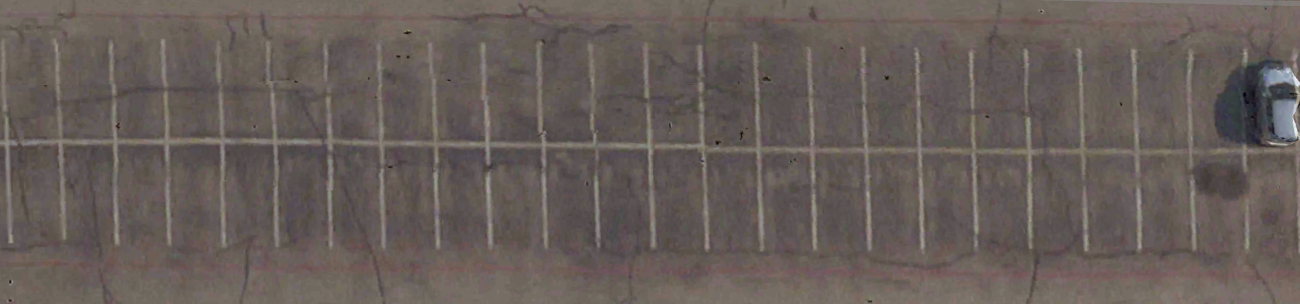
#> input picture input/pickl5test1.png, 2600 x 607 px, found by its file name (shown at 1/2 size)
$ python big_lot.py   (older library calls are emulated)
#> lines starting #> are read from the running program, lines starting #| are printed output that depends on the picture; after the words box and inside, x2 and y2 are one past the last pixel; in counts of white or black regions, pixels touching at a corner belong together
### util.py
import joblib
from skimage.transform import resize
import numpy as np
import cv2

EMPTY=True
NOT_EMPTY = False

MODEL = joblib.load('C:\\Users\\dasak\\HackAi\\ParkingLotAvailability\\parkifymodel\\models\\parking_model5.pkl')
#> (reads models/parking_model5.pkl from the repository)

def is_car_there(spot_bgr):
    flat_data =[]
    try:
        img_resized = resize(spot_bgr,(20,20,3))

        # [5 lines of commented-out code are left out]
        flat_data.append(img_resized.flatten())

        flat_data = np.array(flat_data)
        # print(flat_data)
        y_pred = MODEL.predict(flat_data)

        # print(y_pred)
        # print(y_pred)
        if y_pred == 0:
            return EMPTY
        else:
            return NOT_EMPTY

    except Exception as e:
        print("Error occurred during resizing:", e)
        return NOT_EMPTY


def get_parking_spots(connected_components):
    (totalLabels, label_ids, values, centroid) = connected_components

    slots = []
    coef = 1
    for i in range(1, totalLabels):

        # Now extract the coordinate points
        x1 = int(values[i, cv2.CC_STAT_LEFT] * coef)
        y1 = int(values[i, cv2.CC_STAT_TOP] * coef)
        w = int(values[i, cv2.CC_STAT_WIDTH] * coef)
        h = int(values[i, cv2.CC_STAT_HEIGHT] * coef)

        slots.append([x1, y1, w, h])

    return slots

### big_lot.py
import cv2
from skimage import io, color
import sklearn
import pandas
import skimage
import matplotlib
from skimage.transform import resize
import matplotlib.pyplot as plt
import datetime
# <<<<<<< HEAD
import os
# =======
# >>>>>>> 46b3695e7069d38a52c53f3678cb3b6ad4bbb9fa

from util import  get_parking_spots, is_car_there


mask = 'C:\\Users\\dasak\\HackAi\\ParkingLotAvailability\\parkifymodel\\MASKOFPKLOTACROSSDREESE3.png'

parking_image_test = 'C:\\Users\\dasak\\HackAi\\ParkingLotAvailability\\parkifymodel\\pickl5test1.png'
parking_image_test1 = cv2.imread(parking_image_test)
#> parking_image_test1 is the input picture: shape (607, 2600, 3); mean B, G, R 89, 93.2, 102.7

parking_image_test2 = resize(parking_image_test1,(1908,449))

# import cv2

# Load the image in color
mask2 = cv2.imread(mask)
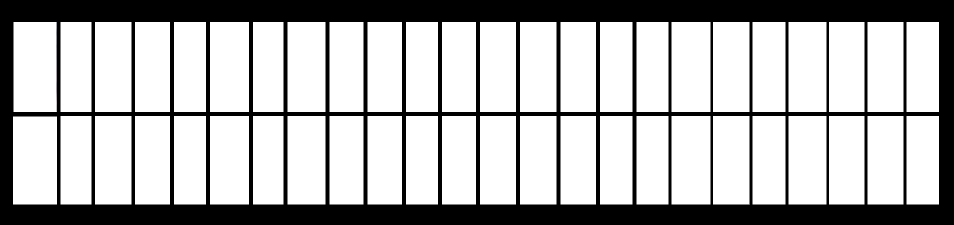
#> input picture mask_folder/MASKOFPKLOTACROSSDREESE3.png, 1908 x 449 px, found by its file name (shown at 1/2 size)
#> mask2 is the input picture: shape (449, 1908, 3); mean B, G, R 179.2, 179.1, 179.1

# Convert the image to grayscalex
mask2_gray = cv2.cvtColor(mask2, cv2.COLOR_BGR2GRAY)

# Threshold to create binary image
_, binary_mask = cv2.threshold(mask2_gray, 127, 255, cv2.THRESH_BINARY)
#> binary_mask: shape (449, 1908); 70.3% white; 1 black region, box (x1, y1, x2, y2) and area: (0, 0, 1908, 449) 254860

# Perform connected components analysis
num_labels, labels, stats, centroids = cv2.connectedComponentsWithStats(binary_mask, 4, cv2.CV_32S)
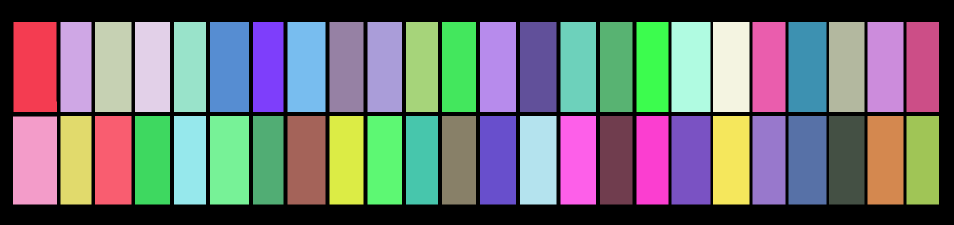
#> labels: shape (449, 1908) int32 (shown at 1/2 size); 49 distinct labels, from 0 to 48; one colour per label, 0 black
#> num_labels = 49; stats = 49 rows, first 6: [0, 0, 1908, 449, 254860], [27, 44, 87, 180, 15501], [121, 44, 62, 180, 11160], [190, 44, 73, 180, 13140], [270, 44, 70, 180, 12600], [348, 44, 64, 180, 11520]; centroids = 49 pairs, first value 69.5 to 1845, second value 133.5 to 320.5


# mask2 = io.imread(mask,0)

# if mask2.shape[2] == 4:  # Check if the image has an alpha channel
#     mask2 = mask2[:, :, :3]  # Remove the alpha channel


# mask2_gray = color.rgb2gray(mask2)


# ''' now we will use something called connected components,
# connected components. It is a mathematical component that says
# that if a pixel and another neighboring pixel have the same value
# then they are connected. Here we will use this concept to outline
# parking lot spaces'''

# # mask2 = cv2.imread('mask2.png', cv2.IMREAD_GRAYSCALE)

# # Threshold to create binary image
# _, binary_mask = cv2.threshold(mask2, 127, 255, cv2.THRESH_BINARY)

# # Perform connected components analysis
# num_labels, labels, stats, centroids = cv2.connectedComponentsWithStats(binary_mask, 4, cv2.CV_32S)


# cc = cv2.connectedComponentsWithStats(mask2, 4, cv2.CV_32S)
cc = (num_labels, labels, stats, centroids)

parking_spaces = get_parking_spots(cc)
#> in get_parking_spots, `(totalLabels, label_ids, values, centroid) = connected_components`: totalLabels = 49; values has the same summary as stats outside get_parking_spots; centroid has the same summary as centroids outside get_parking_spots
#> the loop in get_parking_spots, `for i in range(1, totalLabels):` made 48 passes
#> (x1, y1, w, h) on passes 1 to 12: (27, 44, 87, 180), (121, 44, 62, 180), (190, 44, 73, 180), (270, 44, 70, 180), (348, 44, 64, 180), (420, 44, 78, 180), (506, 44, 61, 180), (575, 44, 76, 180), (659, 44, 68, 180), (735, 44, 69, 180), (812, 44, 64, 180), (884, 44, 68, 180)
#> after the loop in get_parking_spots, `for i in range(1, totalLabels):`: slots = 48 items, first 6: [27, 44, 87, 180], [121, 44, 62, 180], [190, 44, 73, 180], [270, 44, 70, 180], [348, 44, 64, 180], [420, 44, 78, 180]
#> parking_spaces has the same summary as slots in get_parking_spots
open_space = 0
closed_space =0
frame = parking_image_test2
# frame = parking_image_test1
alpha = .3
# park_test = parking_spaces[:4]

# for space in park_test:
for space in parking_spaces:
    # cv2.imshow('frame',frame)

    x1,y1,w,h = space
    # print(space)
    # print(x1,y1,w,h)

    space_img = frame[y1:y1+h, x1:x1+w,:]

    space_status = is_car_there(space_img)

    # print(space_status)
    if space_status:
        open_space+=1
        cv2.rectangle(frame,(x1+15,y1),(x1+w+17,y1+h),(0,255,0),2)


    else:
        closed_space+=1
        cv2.rectangle(frame,(x1+15,y1),(x1+w+17,y1+h),(0,0,255),1)
#> this loop made 48 passes
#> (x1, y1, w, h, y_pred in is_car_there, space_status, open_space) on passes 1, 25: (27, 44, 87, 180, [0], True, 1), (26, 233, 88, 176, [0], True, 2)
#> (x1, y1, w, h, y_pred in is_car_there, space_status) on passes 2, 3, 4, 5, 6, 26: (121, 44, 62, 180, [1], False), (190, 44, 73, 180, [1], False), (270, 44, 70, 180, [1], False), (348, 44, 64, 180, [1], False), (420, 44, 78, 180, [1], False), (121, 232, 62, 177, [1], False)
#| Error occurred during resizing: cannot convert float NaN to integer
#| Error occurred during resizing: cannot convert float NaN to integer
#| Error occurred during resizing: cannot convert float NaN to integer
#| Error occurred during resizing: cannot convert float NaN to integer
#| Error occurred during resizing: cannot convert float NaN to integer
#| Error occurred during resizing: cannot convert float NaN to integer
#| Error occurred during resizing: cannot convert float NaN to integer
#| Error occurred during resizing: cannot convert float NaN to integer
#> (further printed lines are left out)
#> pass 1, `space_img = frame[y1:y1+h, x1:x1+w,:]`:
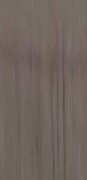
#> space_img: shape (180, 87, 3) float64; mean B, G, R 0.373, 0.4, 0.444
#> pass 1, in is_car_there, `img_resized = resize(spot_bgr,(20,20,3))`:
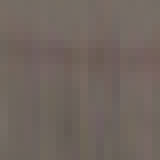
#> img_resized: shape (20, 20, 3) float64 (shown 8 times larger); mean B, G, R 0.373, 0.4, 0.444
#> after the loop:
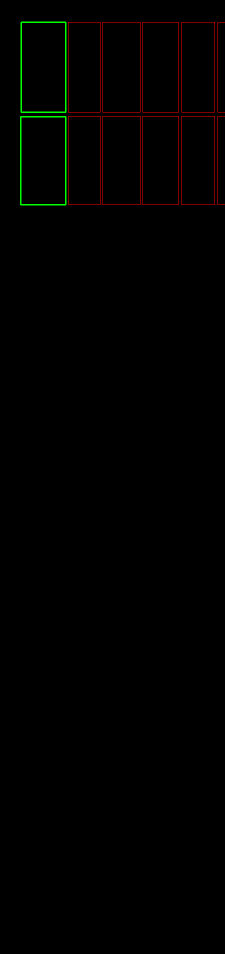
#> frame: shape (1908, 449, 3) float64 (shown at 1/2 size); mean B, G, R 0.3, 1.3, 1.7
#> after the loop, closed_space = 46; open_space = 2

total_spaces = open_space+closed_space
#> total_spaces = 48
window_str = f"Number of Spots Available are : {open_space} / {total_spaces}"
#> window_str = 'Number of Spots Available are : 2 / 48'
now = datetime.datetime.now()

formatted_time = now.strftime("%Y-%m-%d %I:%M %p")

window_str2 = f"Time: {formatted_time}"
org = (50,50)
font = cv2.FONT_HERSHEY_DUPLEX
#> font = 2
fontScale = 1
color_of_text = (255, 0, 0)

# Line thickness of 2 px
thickness = 2
cv2.putText(frame, window_str, org, font,
                   fontScale, color_of_text, thickness, cv2.LINE_AA)


# # Display window_str
# cv2.putText(frame, window_str, org, font, fontScale, color_of_text, thickness, cv2.LINE_AA)

# Calculate position for the next line
text_size = cv2.getTextSize(window_str, font, fontScale, thickness)[0]
#> text_size = (662, 22)
org_time = (org[0], org[1] + text_size[1] + 10)  # Adding 10 pixels for spacing
#> org_time = (50, 82)

# Display time_str
cv2.putText(frame, window_str2, org_time, font, fontScale, color_of_text, thickness, cv2.LINE_AA)


cv2.imshow('frame',frame)
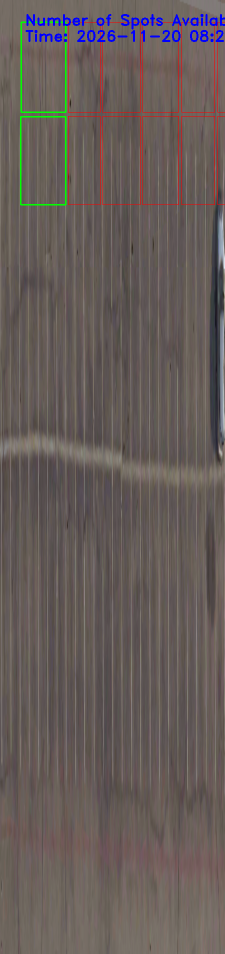
#> window 'frame': shape (1908, 449, 3) (shown at 1/2 size); mean B, G, R 88.9, 92.1, 101.7
# cv2.imwrite('')
# frame = cv2.cvtColor(frame, cv2.COLOR_GRAY2BGR)
fdp = "C:\\Users\\dasak\\HackAi\\ParkingLotAvailability\\parkifymodel\\classified_images"
file_name = "classified_lot_2_map.png"
fp = os.path.join(fdp, file_name)
cv2.imwrite(fp, frame)
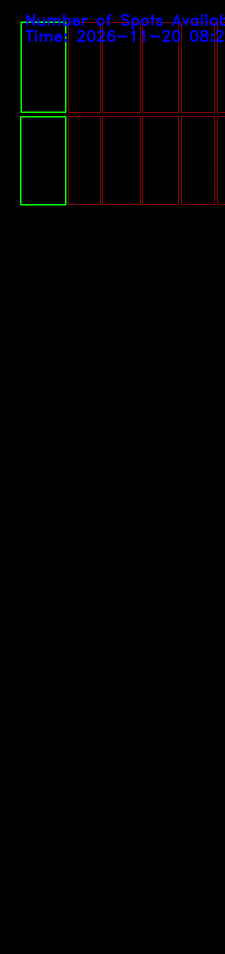
#> saved as classified_lot_2_map.png: shape (1908, 449, 3) (shown at 1/2 size); mean B, G, R 1.8, 0.9, 1.3


cv2.waitKey(0)


    # ret = False
cv2.destroyAllWindows()
